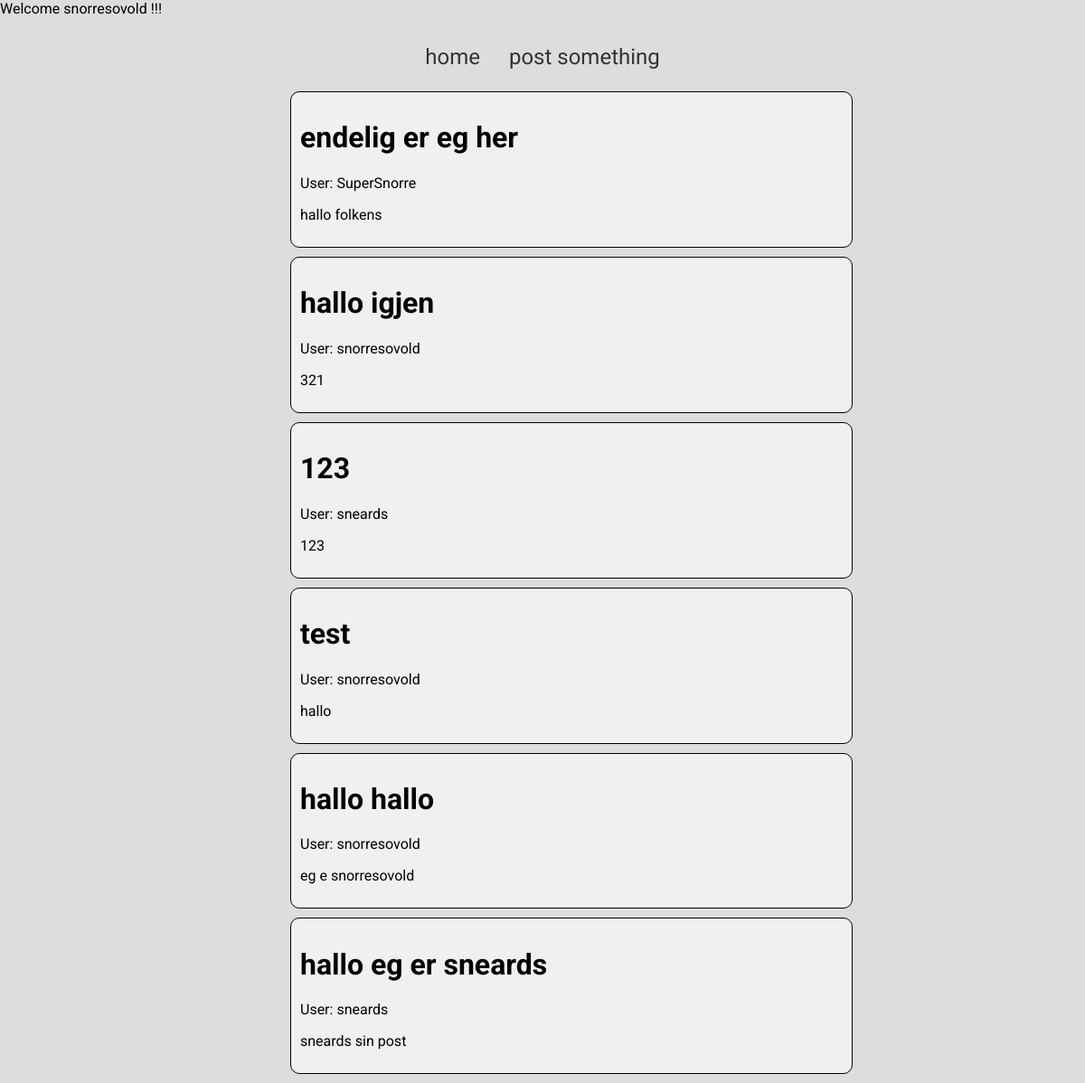
The app's page / (signed in) with its own data.
### core/models.py (models this page shows)
class Post(models.Model):
    user = models.ForeignKey(User, on_delete=CASCADE)
    name = models.CharField(max_length=255)
    content = models.CharField(max_length=1000)

### core/views.py (the view)
# urls.py: 2. Add a URL to urlpatterns:  path('', views.home, name='home')
def home(request):
    return render(request, "core/home.html", {"posts":reversed(Post.objects.all())})

### core/templates/core/home.html (shortened to what this page needs)
{% extends 'core/base.html' %}
  {% block head%} {% load static %}
  <link rel="stylesheet" href="{% static 'css/posts.css' %}" />
  {% endblock %}
{% block content %} {% for post in posts %}
<div class="post">
  <h1>{{post.name}}</h1>
  <p>User: {{post.user}}</p>
  <p>{{post.content}}</p>
</div>
{% endfor %} {% endblock %}

### core/templates/core/base.html (shortened to what this page needs)
<html>
  <head>
    {% block head %} {% endblock %} {% load static%}
    <link
      rel="stylesheet"
      type="text/css"
      href="{% static 'css/style.css' %}"
    />
  </head>
  <body>
    {% if user.is_authenticated %}
    <p>Welcome {{ user.username }} !!!</p>
    <div class="navbar">
      <a href="/">home</a>
      <a href="/create/">post something</a>
    </div>
    <div id="content" name="content">{% block content %} {% endblock %}</div>
    {% else %}
    <h1 class="not-logged-in-title">It seems you aren't logged in</h1>
    <div class="not-logged-in">
      <a href="/login">Click here to log in</a>
    </div>
    {% endif %}
  </body>
</html>

### core/static/css/posts.css (style rules this page uses)
:root { --bg-color-light1: #dddddd; --bg-color-light2: #f2f2f2f2; --bg-color-dark1: #000000; --bg-color-dark2: #333333; }
.post { width: 50%; transform: translate(50%); padding: 10px; border: 1px solid; margin: 10px; border-radius: 10px; background-color: var(--bg-color-light2); min-height: 2rem; }

### core/static/css/style.css (style rules this page uses)
:root { --bg-color-light1: #dddddd; --bg-color-light2: #f2f2f2f2; --bg-color-dark1: #000000; --bg-color-dark2: #333333; }
body { font-family: "Roboto", sans-serif; margin: 0; background-color: var(--bg-color-light1); }
.navbar { display: flex; justify-content: center; overflow: hidden; background-color: var(--bg-color-light1); border-radius: 3px; margin: 10; }
.navbar a { color: var(--bg-color-dark2); text-align: center; padding: 14px 16px; text-decoration: none; font-size: 17px; }
.navbar a { font-size: x-large; }

### records on screen
Post: name "endelig er eg her", user "SuperSnorre", content "hallo folkens"
Post: name "hallo igjen", user "snorresovold", content "321"
Post: name "123", user "sneards", content "123"
Post: name "test", user "snorresovold", content "hallo"
Post: name "hallo hallo", user "snorresovold", content "eg e snorresovold"
Post: name "hallo eg er sneards", user "sneards", content "sneards sin post"

### other values on screen
{{ user.username }} "snorresovold"
